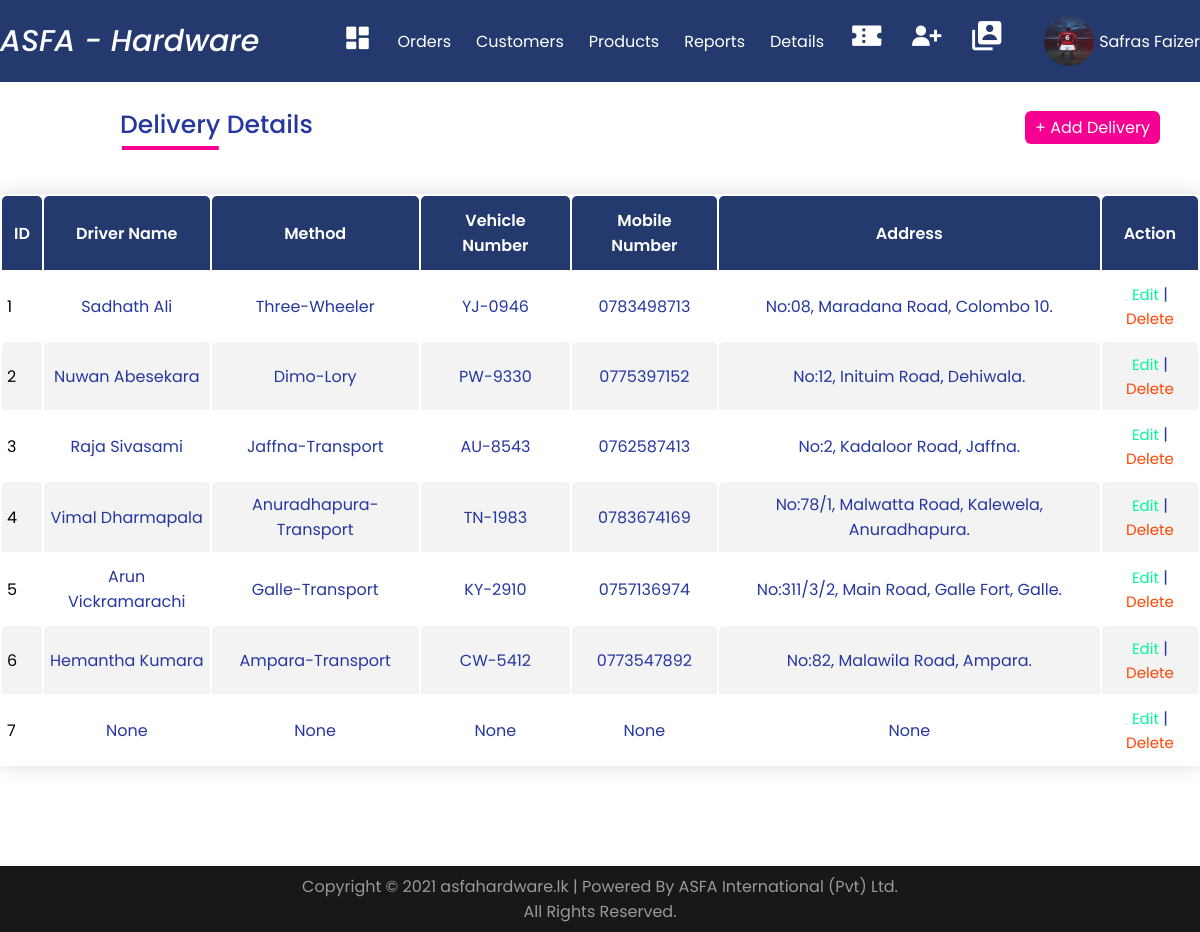
The page /Admin/Delivery_Details.php (signed in) on the database its author committed.
### tables this page shows
CREATE TABLE `delivery` (
  `delivery_id` int(11) NOT NULL,
  `driver_name` varchar(100) NOT NULL,
  `method` varchar(200) NOT NULL,
  `vehicle_number` varchar(100) NOT NULL,
  `mobile_number` varchar(100) NOT NULL,
  `address` varchar(200) NOT NULL
);

### Admin/Delivery_Details.php (the view, shortened to what this page needs)
<?php
include_once("Includes/connect.php");
?>
<html>
<head>
<?php include 'Includes/Navigation2.php'; ?>
<link rel="stylesheet" href="https://cdn.jsdelivr.net/npm/@fortawesome/fontawesome-free@5.15.3/css/fontawesome.min.css">
<link rel="stylesheet" href="../Admin/CSS/Style.css" />
</head>
<body>
<div class="head">
          <h1>Delivery Details</h1>
          <a href="../Admin/Add_Delivery_Method.php" class="btn">+ Add Delivery</a>
</div>
<div class="container-md cart">
    <table>
				<thead>
                  <tr>
                      <th>ID</th>
                      <th>Driver Name</th>
                      <th>Method</th>
                      <th>Vehicle Number</th>
                      <th>Mobile Number</th>
                      <th>Address</th>
                      <th>Action</th>
      </tr>
				</thead>
				<tbody>
                <?php
    $sql = "SELECT * FROM delivery ORDER BY `delivery`.`delivery_id` ASC";
    $result = mysqli_query($conn, $sql);
    if (mysqli_num_rows($result) > 0) {
        while($row = mysqli_fetch_assoc($result)) {
            ?>
        <tr>
        <td style="color:black;"><?php echo $row["delivery_id"] ?></td>
        <td><?php echo $row['driver_name']?></td>
        <td><?php echo $row['method']?></td>
        <td><?php echo $row['vehicle_number']?></td>
        <td><?php echo $row['mobile_number']?></td>
        <td><?php echo $row['address']?></td>
            <td><a style="color: #00FA9A;" href='Edit_Delivery.php?id=<?php echo $row["delivery_id"] ?>'>Edit</a>
            | <a href='Delete_Delivery.php?id=<?php echo $row["delivery_id"] ?>'>Delete</a></td>
        </tr>
        <?php
        }
      } else {
        echo "0 results";
      }
?>
				</tbody>
			</table>
    </div>
    <br>
<?php include 'Includes/Footer.php'; ?>
</body>
</html>

### Admin/Includes/Navigation2.php (shortened to what this page needs)
<?php
include_once("Includes/connect.php");
?>
<!DOCTYPE html>
<html lang="en">
<head>
  <link rel="stylesheet" href="https://cdn.jsdelivr.net/npm/boxicons@latest/css/boxicons.min.css" />
  <link rel="stylesheet" href="../Admin/CSS/Style.css" />
</head>
<body>
      <nav class="nav">
        <div class="navigation container">
          <div class="logo">
            <h1>ASFA - Hardware</h1>
          </div>
          <div class="menu">
            <ul class="nav-list">
            <li class="nav-item">
                <a href="Dashboard.php" class="nav-link icon"><i class='bx bxs-dashboard'></i></a>
              </li>
              <li class="nav-item">
                <a href="Orders.php" class="nav-link">Orders</a>
              </li>
              <li class="nav-item">
                <a href="Customers.php" class="nav-link">Customers</a>
              </li>
              <li class="nav-item">
                <a href="Products.php" class="nav-link">Products</a>
              </li>
              <li class="nav-item">
                <a href="Reports.php" class="nav-link">Reports</a>
              </li>
              <li class="nav-item">
                <a href="Delivery_Details.php" class="nav-link">Details</a>
              </li>
              <li class="nav-item">
                <a href="Coupon.php" class="nav-link icon"><i style="font-size:3.5rem;" class='bx bxs-coupon'></i></a>
              </li>
              <li class="nav-item">
                <a href="Create_Accounts.php" class="nav-link icon"><i style="font-size:3.5rem;" class='bx bxs-user-plus'></i></a>
              </li>
              <li class="nav-item">
                <a href="Admin_Profile.php" class="nav-link icon"><i style="font-size:3.5rem;" class='bx bxs-user-account'></i></a>
              </li>
              <li class="nav-item">
                <a href="#" class="nav-link"></a>
              </li>
              <li class="nav-item">
              <?php
              $a_id = $_SESSION['adminid'];
              $sql = "SELECT * FROM admin where admin_id='$a_id'";
              $result = mysqli_query($conn, $sql);
              while($row = mysqli_fetch_assoc($result)) {
              ?>
              <img src="../Admin/<?php echo  $row['admin_image'] ?>" alt="" class="avatar">
              <?php } ?>
              </li>
              <div class="right">
              <ul>
              <li>
              <span class="nav-link"><?php echo $_SESSION['admin'];?></span>
            </ul>
          </div>
        </div>
      </nav>
</body>
</html>

### Admin/CSS/Style.css (style rules this page uses)
*, *::before, *::after { margin: 0; padding: 0; box-sizing: inherit; }
html { box-sizing: border-box; font-size: 62.5%; }
body { font-family: 'Poppins', sans-serif; font-size: 1.6rem; font-weight: 400; background-color: #fff; color: #2638a0; position: relative; z-index: 1; }
h1,h2,h3,h4 { font-weight: 500; }
a { color: inherit; text-decoration: none; }
img { max-width: 100%; }
li { list-style-type: none; }
.container { max-width: 120rem; margin: 0 auto; }
.container-md { max-width: 135rem; margin: 0 auto; }
.nav { padding: 1.6rem 0; background-color: #243a6f; color: #ffffff; }
.navigation { display: flex; align-items: center; justify-content: space-between; }
.logo h1 { font-size: 3rem; font-style: italic; }
.nav-list { display: flex; align-items: center; }
.nav-item:not(:last-child) { margin-right: 0.5rem; }
.nav-link:link, .nav-link:visited { padding: 0.8rem 1rem; transition: all 300ms ease-in-out; }
.nav-link.icon { font-size: 3rem; }
.right ul li { position: relative; }
.avatar { vertical-align: middle; width: 50px; height: 50px; border-radius: 50%; }
.btn { position: relative; padding: 5px 10px; background: #243a6f; color: #fff; text-decoration: none; border-radius: 6px; }
.head .btn { position: relative; padding: 5px 10px; margin-left: 59%; background: #f60091; color: #fff; text-decoration: none; border-radius: 6px; }
.head h1 { font-size: 2.5rem; display: inline-block; position: relative; z-index: 0; margin-left: 10%; margin-top: 2%; }
.head h1::after { content: ""; position: absolute; left: 26%; bottom: -20%; transform: translate(-50%, -50%); background-color: #f60091; width: 50%; height: 0.4rem; z-index: 1; }
.cart { margin: 50px auto; border-radius: 5px 5px 0 0; border-color: #243a6f; box-shadow: 0 0 20px rgba(0, 0, 0, 0.15); }
.cart table { width: 100%; border-radius: 5px 5px 0 0; }
.cart th { text-align: center; padding: 1.2rem; color: #fff; background-color: #243a6f; font-weight: 600; font-size: 1.6rem; border-radius: 5px 5px 0 0; }
.cart td { padding: 1rem 0.5rem; border-radius: 5px 5px 0 0; border-color: #243a6f; text-align: center; }
.cart td a { color: orangered; font-size: 1.5rem; }
.cart td:first-child, .cart th:first-child { text-align: left; }
.cart tbody tr { border-bottom: 1px solid #dddddd; }
.cart tbody tr:nth-of-type(even) { background-color: #f3f3f3; }

### rows shown on the page
delivery: delivery_id "1", driver_name "Sadhath Ali", method "Three-Wheeler", vehicle_number "YJ-0946", mobile_number "0783498713", address "No:08, Maradana Road, Colombo 10."
delivery: delivery_id "2", driver_name "Nuwan Abesekara", method "Dimo-Lory", vehicle_number "PW-9330", mobile_number "0775397152", address "No:12, Inituim Road, Dehiwala."
delivery: delivery_id "3", driver_name "Raja Sivasami", method "Jaffna-Transport", vehicle_number "AU-8543", mobile_number "0762587413", address "No:2, Kadaloor Road, Jaffna."
delivery: delivery_id "4", driver_name "Vimal Dharmapala", method "Anuradhapura-Transport", vehicle_number "TN-1983", mobile_number "0783674169", address "No:78/1, Malwatta Road, Kalewela, Anuradhapura."
delivery: delivery_id "5", driver_name "Arun Vickramarachi", method "Galle-Transport", vehicle_number "KY-2910", mobile_number "0757136974", address "No:311/3/2, Main Road, Galle Fort, Galle."
delivery: delivery_id "6", driver_name "Hemantha Kumara", method "Ampara-Transport", vehicle_number "CW-5412", mobile_number "0773547892", address "No:82, Malawila Road, Ampara."
delivery: delivery_id "7", driver_name "None", method "None", vehicle_number "None", mobile_number "None", address "None"

### other values the page prints
$_SESSION['admin'] "Safras Faizer"
